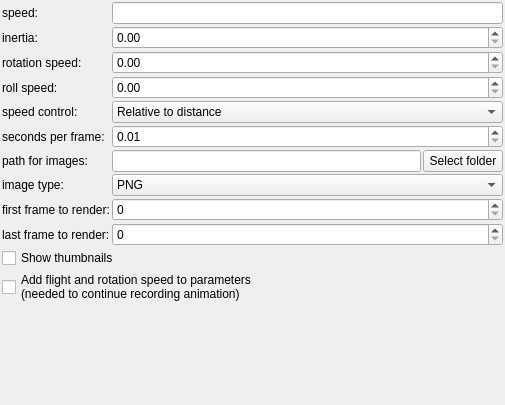
           <widget class="QWidget" name="scrollAreaWidgetContents_flightAnimationParameters">
            <property name="geometry">
             <rect>
              <x>0</x>
              <y>0</y>
              <width>505</width>
              <height>405</height>
             </rect>
            </property>
            <layout class="QVBoxLayout" name="verticalLayout_79">
             <property name="leftMargin">
              <number>2</number>
             </property>
             <property name="topMargin">
              <number>2</number>
             </property>
             <property name="rightMargin">
              <number>2</number>
             </property>
             <property name="bottomMargin">
              <number>2</number>
             </property>
             <item>
              <layout class="QGridLayout" name="gridLayout_38">
               <property name="spacing">
                <number>2</number>
               </property>
               <item row="6" column="0">
                <widget class="QLabel" name="label_path_for_images">
                 <property name="text">
                  <string>path for images:</string>
                 </property>
                </widget>
               </item>
               <item row="7" column="0">
                <widget class="QLabel" name="label_image_type">
                 <property name="text">
                  <string>image type:</string>
                 </property>
                </widget>
               </item>
               <item row="1" column="0">
                <widget class="QLabel" name="label_147">
                 <property name="text">
                  <string>inertia:</string>
                 </property>
                </widget>
               </item>
               <item row="0" column="0">
                <widget class="QLabel" name="label_146">
                 <property name="text">
                  <string>speed:</string>
                 </property>
                </widget>
               </item>
               <item row="6" column="1">
                <widget class="MyLineEdit" name="text_anim_flight_dir">
                 <property name="sizePolicy">
                  <sizepolicy hsizetype="Expanding" vsizetype="Maximum">
                   <horstretch>0</horstretch>
                   <verstretch>0</verstretch>
                  </sizepolicy>
                 </property>
                 <property name="toolTip">
                  <string>&lt;html&gt;&lt;head/&gt;&lt;body&gt;&lt;p&gt;Path to stored rendered animation frames.&lt;/p&gt;&lt;/body&gt;&lt;/html&gt;</string>
                 </property>
                </widget>
               </item>
               <item row="4" column="1" colspan="2">
                <widget class="MyComboBox" name="comboBox_flight_speed_control">
                 <property name="sizePolicy">
                  <sizepolicy hsizetype="Preferred" vsizetype="Maximum">
                   <horstretch>0</horstretch>
                   <verstretch>0</verstretch>
                  </sizepolicy>
                 </property>
                 <property name="toolTip">
                  <string>&lt;html&gt;&lt;head/&gt;&lt;body&gt;&lt;p&gt;Determines how camera speed will be calculated.&lt;/p&gt;&lt;p&gt;In &lt;span style=&quot; font-style:italic;&quot;&gt;Relative to distance&lt;/span&gt; mode, camera speed will decrease when camera is nearer to the fractal surface. This mode will help you to not collide with the fractal. In this mode you can still control speed by &lt;span style=&quot; font-style:italic;&quot;&gt;speed&lt;/span&gt; parameter and by mouse buttons.&lt;/p&gt;&lt;p&gt;In Constant mode, the camera speed is only controlled by &lt;span style=&quot; font-style:italic;&quot;&gt;speed&lt;/span&gt; parameter and mouse buttons&lt;/p&gt;&lt;/body&gt;&lt;/html&gt;</string>
                 </property>
                 <item>
                  <property name="text">
                   <string>Relative to distance</string>
                  </property>
                 </item>
                 <item>
                  <property name="text">
                   <string>Constant</string>
                  </property>
                 </item>
                </widget>
               </item>
               <item row="4" column="0">
                <widget class="QLabel" name="label_148">
                 <property name="text">
                  <string>speed control:</string>
                 </property>
                </widget>
               </item>
               <item row="6" column="2">
                <widget class="QPushButton" name="button_selectAnimFlightImageDir">
                 <property name="sizePolicy">
                  <sizepolicy hsizetype="Minimum" vsizetype="Maximum">
                   <horstretch>0</horstretch>
                   <verstretch>0</verstretch>
                  </sizepolicy>
                 </property>
                 <property name="text">
                  <string>Select folder</string>
                 </property>
                </widget>
               </item>
               <item row="5" column="0">
                <widget class="QLabel" name="label_151">
                 <property name="text">
                  <string>seconds per frame:</string>
                 </property>
                </widget>
               </item>
               <item row="3" column="0">
                <widget class="QLabel" name="label_153">
                 <property name="text">
                  <string>roll speed:</string>
                 </property>
                </widget>
               </item>
               <item row="10" column="0" colspan="3">
                <widget class="MyCheckBox" name="checkBox_flight_show_thumbnails">
                 <property name="sizePolicy">
                  <sizepolicy hsizetype="Minimum" vsizetype="Maximum">
                   <horstretch>0</horstretch>
                   <verstretch>0</verstretch>
                  </sizepolicy>
                 </property>
                 <property name="toolTip">
                  <string>&lt;html&gt;&lt;head/&gt;&lt;body&gt;&lt;p&gt;Enables rendering of keyframe previews in animation table.&lt;/p&gt;&lt;/body&gt;&lt;/html&gt;</string>
                 </property>
                 <property name="text">
                  <string>Show thumbnails</string>
                 </property>
                </widget>
               </item>
               <item row="2" column="0">
                <widget class="QLabel" name="label_152">
                 <property name="text">
                  <string>rotation speed:</string>
                 </property>
                </widget>
               </item>
               <item row="11" column="0" colspan="3">
                <widget class="MyCheckBox" name="checkBox_flight_add_speeds">
                 <property name="sizePolicy">
                  <sizepolicy hsizetype="Minimum" vsizetype="Maximum">
                   <horstretch>0</horstretch>
                   <verstretch>0</verstretch>
                  </sizepolicy>
                 </property>
                 <property name="toolTip">
                  <string>&lt;html&gt;&lt;head/&gt;&lt;body&gt;&lt;p&gt;Enable this parameter  if you want to record a flight path in parts. It allows the program to continue recording the flight with the same speed.&lt;/p&gt;&lt;/body&gt;&lt;/html&gt;</string>
                 </property>
                 <property name="text">
                  <string>Add flight and rotation speed to parameters
(needed to continue recording animation)</string>
                 </property>
                </widget>
               </item>
               <item row="7" column="1" colspan="2">
                <widget class="MyComboBox" name="comboBox_flight_animation_image_type">
                 <property name="sizePolicy">
                  <sizepolicy hsizetype="Preferred" vsizetype="Maximum">
                   <horstretch>0</horstretch>
                   <verstretch>0</verstretch>
                  </sizepolicy>
                 </property>
                 <property name="toolTip">
                  <string>&lt;html&gt;&lt;head/&gt;&lt;body&gt;&lt;p&gt;Selection for image format for animation frames.&lt;/p&gt;&lt;p&gt;For more image format settings go to to &lt;span style=&quot; font-style:italic;&quot;&gt;File/Program Preferences&lt;/span&gt;&lt;/p&gt;&lt;/body&gt;&lt;/html&gt;</string>
                 </property>
                 <item>
                  <property name="text">
                   <string>PNG</string>
                  </property>
                 </item>
                 <item>
                  <property name="text">
                   <string>JPG</string>
                  </property>
                 </item>
                 <item>
                  <property name="text">
                   <string>EXR</string>
                  </property>
                 </item>
                 <item>
                  <property name="text">
                   <string>TIFF</string>
                  </property>
                 </item>
                </widget>
               </item>
               <item row="8" column="0">
                <widget class="QLabel" name="label_218">
                 <property name="text">
                  <string>first frame to render:</string>
                 </property>
                </widget>
               </item>
               <item row="9" column="0">
                <widget class="QLabel" name="label_220">
                 <property name="text">
                  <string>last frame to render:</string>
                 </property>
                </widget>
               </item>
               <item row="0" column="1" colspan="2">
                <widget class="MyLineEdit" name="logedit_flight_speed">
                 <property name="sizePolicy">
                  <sizepolicy hsizetype="Expanding" vsizetype="Maximum">
                   <horstretch>0</horstretch>
                   <verstretch>0</verstretch>
                  </sizepolicy>
                 </property>
                 <property name="toolTip">
                  <string>&lt;html&gt;&lt;head/&gt;&lt;body&gt;&lt;p&gt;Controls flight speed. &lt;/p&gt;&lt;p&gt;If you click left mouse button, speed will be increased&lt;/p&gt;&lt;p&gt;If you click right mouse button, speed will be decreased&lt;/p&gt;&lt;/body&gt;&lt;/html&gt;</string>
                 </property>
                </widget>
               </item>
               <item row="1" column="1" colspan="2">
                <widget class="MyDoubleSpinBox" name="spinbox_flight_inertia">
                 <property name="sizePolicy">
                  <sizepolicy hsizetype="Minimum" vsizetype="Maximum">
                   <horstretch>0</horstretch>
                   <verstretch>0</verstretch>
                  </sizepolicy>
                 </property>
                 <property name="toolTip">
                  <string>&lt;html&gt;&lt;head/&gt;&lt;body&gt;&lt;p&gt;Inertia of camera. &lt;/p&gt;&lt;p&gt;Higher inertia makes flight more smooth but more difficult to change speed or direction.&lt;/p&gt;&lt;/body&gt;&lt;/html&gt;</string>
                 </property>
                 <property name="prefix">
                  <string/>
                 </property>
                 <property name="suffix">
                  <string/>
                 </property>
                 <property name="decimals">
                  <number>2</number>
                 </property>
                 <property name="maximum">
                  <double>1000.000000000000000</double>
                 </property>
                 <property name="singleStep">
                  <double>0.100000000000000</double>
                 </property>
                </widget>
               </item>
               <item row="2" column="1" colspan="2">
                <widget class="MyDoubleSpinBox" name="spinbox_flight_rotation_speed">
                 <property name="sizePolicy">
                  <sizepolicy hsizetype="Minimum" vsizetype="Maximum">
                   <horstretch>0</horstretch>
                   <verstretch>0</verstretch>
                  </sizepolicy>
                 </property>
                 <property name="toolTip">
                  <string>&lt;html&gt;&lt;head/&gt;&lt;body&gt;&lt;p&gt;Rotation speed of camera&lt;/p&gt;&lt;/body&gt;&lt;/html&gt;</string>
                 </property>
                 <property name="prefix">
                  <string/>
                 </property>
                 <property name="suffix">
                  <string/>
                 </property>
                 <property name="decimals">
                  <number>2</number>
                 </property>
                 <property name="maximum">
                  <double>1000.000000000000000</double>
                 </property>
                 <property name="singleStep">
                  <double>0.100000000000000</double>
                 </property>
                </widget>
               </item>
               <item row="3" column="1" colspan="2">
                <widget class="MyDoubleSpinBox" name="spinbox_flight_roll_speed">
                 <property name="sizePolicy">
                  <sizepolicy hsizetype="Minimum" vsizetype="Maximum">
                   <horstretch>0</horstretch>
                   <verstretch>0</verstretch>
                  </sizepolicy>
                 </property>
                 <property name="toolTip">
                  <string>&lt;html&gt;&lt;head/&gt;&lt;body&gt;&lt;p&gt;Roll speed of camera&lt;/p&gt;&lt;/body&gt;&lt;/html&gt;</string>
                 </property>
                 <property name="prefix">
                  <string/>
                 </property>
                 <property name="suffix">
                  <string/>
                 </property>
                 <property name="decimals">
                  <number>2</number>
                 </property>
                 <property name="maximum">
                  <double>1000.000000000000000</double>
                 </property>
                 <property name="singleStep">
                  <double>0.100000000000000</double>
                 </property>
                </widget>
               </item>
               <item row="8" column="1" colspan="2">
                <widget class="MySpinBox" name="spinboxInt_flight_first_to_render">
                 <property name="sizePolicy">
                  <sizepolicy hsizetype="Minimum" vsizetype="Maximum">
                   <horstretch>0</horstretch>
                   <verstretch>0</verstretch>
                  </sizepolicy>
                 </property>
                 <property name="toolTip">
                  <string>&lt;html&gt;&lt;head/&gt;&lt;body&gt;&lt;p&gt;Limits range of frames to render&lt;/p&gt;&lt;/body&gt;&lt;/html&gt;</string>
                 </property>
                 <property name="minimum">
                  <number>0</number>
                 </property>
                 <property name="maximum">
                  <number>99999</number>
                 </property>
                 <property name="singleStep">
                  <number>1</number>
                 </property>
                 <property name="value">
                  <number>0</number>
                 </property>
                </widget>
               </item>
               <item row="9" column="1" colspan="2">
                <widget class="MySpinBox" name="spinboxInt_flight_last_to_render">
                 <property name="sizePolicy">
                  <sizepolicy hsizetype="Minimum" vsizetype="Maximum">
                   <horstretch>0</horstretch>
                   <verstretch>0</verstretch>
                  </sizepolicy>
                 </property>
                 <property name="toolTip">
                  <string>&lt;html&gt;&lt;head/&gt;&lt;body&gt;&lt;p&gt;Limits range of frames to render&lt;/p&gt;&lt;/body&gt;&lt;/html&gt;</string>
                 </property>
                 <property name="minimum">
                  <number>0</number>
                 </property>
                 <property name="maximum">
                  <number>99999</number>
                 </property>
                 <property name="singleStep">
                  <number>1</number>
                 </property>
                 <property name="value">
                  <number>0</number>
                 </property>
                </widget>
               </item>
               <item row="5" column="1" colspan="2">
                <widget class="MyDoubleSpinBox" name="spinbox_flight_sec_per_frame">
                 <property name="sizePolicy">
                  <sizepolicy hsizetype="Minimum" vsizetype="Maximum">
                   <horstretch>0</horstretch>
                   <verstretch>0</verstretch>
                  </sizepolicy>
                 </property>
                 <property name="toolTip">
                  <string>&lt;html&gt;&lt;head/&gt;&lt;body&gt;&lt;p&gt;This parameters controls frame rate during flight path recording. Higher values give slower rendering but are more detailed.&lt;/p&gt;&lt;/body&gt;&lt;/html&gt;</string>
                 </property>
                 <property name="prefix">
                  <string/>
                 </property>
                 <property name="suffix">
                  <string/>
                 </property>
                 <property name="decimals">
                  <number>2</number>
                 </property>
                 <property name="minimum">
                  <double>0.010000000000000</double>
                 </property>
                 <property name="maximum">
                  <double>100.000000000000000</double>
                 </property>
                 <property name="singleStep">
                  <double>0.100000000000000</double>
                 </property>
                </widget>
               </item>
              </layout>
             </item>
             <item>
              <spacer name="verticalSpacer_11">
               <property name="orientation">
                <enum>Qt::Vertical</enum>
               </property>
               <property name="sizeHint" stdset="0">
                <size>
                 <width>20</width>
                 <height>40</height>
                </size>
               </property>
              </spacer>
             </item>
            </layout>
           </widget>
